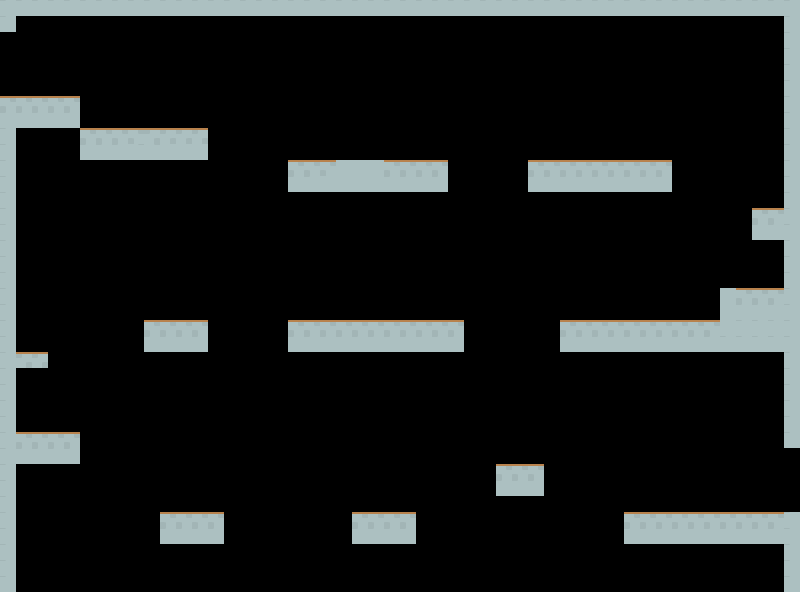

Rendered tile map (Tiled .tmx) drawn with the repository's tilesets; below, a short description and the full map source, tile grids included:
An orthogonal 50x37 tile map with 16x16 px tiles, 1 tile layer (Capa de Patrones 1).

<map version="1.2" tiledversion="1.2.0" orientation="orthogonal" renderorder="right-down" width="50" height="37" tilewidth="16" tileheight="16" infinite="0" nextlayerid="2" nextobjectid="1">
 <tileset firstgid="1" source="../assets/scenarios/patrones 16x16.tsx" />
 <layer id="1" name="Capa de Patrones 1" width="50" height="37">
  <data encoding="csv">
5199,5199,5199,5199,5199,5199,5199,5199,5199,5199,5199,5199,5199,5199,5199,5199,5199,5199,5199,5199,5199,5199,5199,5199,5199,5199,5199,5199,5199,5199,5199,5199,5199,5199,5199,5199,5199,5199,5199,5199,5199,5199,5199,5199,5199,5199,5199,5199,5199,5199,
5199,0,0,0,0,0,0,0,0,0,0,0,0,0,0,0,0,0,0,0,0,0,0,0,0,0,0,0,0,0,0,0,0,0,0,0,0,0,0,0,0,0,0,0,0,0,0,0,0,5199,
0,0,0,0,0,0,0,0,0,0,0,0,0,0,0,0,0,0,0,0,0,0,0,0,0,0,0,0,0,0,0,0,0,0,0,0,0,0,0,0,0,0,0,0,0,0,0,0,0,5199,
0,0,0,0,0,0,0,0,0,0,0,0,0,0,0,0,0,0,0,0,0,0,0,0,0,0,0,0,0,0,0,0,0,0,0,0,0,0,0,0,0,0,0,0,0,0,0,0,0,5199,
0,0,0,0,0,0,0,0,0,0,0,0,0,0,0,0,0,0,0,0,0,0,0,0,0,0,0,0,0,0,0,0,0,0,0,0,0,0,0,0,0,0,0,0,0,0,0,0,0,5199,
0,0,0,0,0,0,0,0,0,0,0,0,0,0,0,0,0,0,0,0,0,0,0,0,0,0,0,0,0,0,0,0,0,0,0,0,0,0,0,0,0,0,0,0,0,0,0,0,0,5199,
5094,5094,5094,5094,5094,0,0,0,0,0,0,0,0,0,0,0,0,0,0,0,0,0,0,0,0,0,0,0,0,0,0,0,0,0,0,0,0,0,0,0,0,0,0,0,0,0,0,0,0,5199,
5199,5199,5199,5199,5199,0,0,0,0,0,0,0,0,0,0,0,0,0,0,0,0,0,0,0,0,0,0,0,0,0,0,0,0,0,0,0,0,0,0,0,0,0,0,0,0,0,0,0,0,5199,
5199,0,0,0,0,5094,5094,5094,5094,2147488742,2147488742,2147488742,2147488742,0,0,0,0,0,0,0,0,0,0,0,0,0,0,0,0,0,0,0,0,0,0,0,0,0,0,0,0,0,0,0,0,0,0,0,0,5199,
5199,0,0,0,0,5199,5199,5199,2147488847,2147488847,2147487164,2147487164,2147487164,0,0,0,0,0,0,0,0,0,0,0,0,0,0,0,0,0,0,0,0,0,0,0,0,0,0,0,0,0,0,0,0,0,0,0,0,5199,
5199,0,0,0,0,0,0,0,0,0,0,0,0,0,0,0,0,0,5094,5094,5094,2147487587,2147487587,2147487587,5094,5094,5094,5094,0,0,0,0,0,5094,5094,5094,5094,5094,5094,5094,5094,5094,0,0,0,0,0,0,0,5199,
5199,0,0,0,0,0,0,0,0,0,0,0,0,0,0,0,0,0,5199,5199,2147487587,2147487587,2147487587,2147487587,5199,5199,5199,5199,0,0,0,0,0,5199,5199,5199,5199,5199,5199,5199,5199,5199,0,0,0,0,0,0,0,5199,
5199,0,0,0,0,0,0,0,0,0,0,0,0,0,0,0,0,0,0,0,0,0,0,0,0,0,0,0,0,0,0,0,0,0,0,0,0,0,0,0,0,0,0,0,0,0,0,0,0,5199,
5199,0,0,0,0,0,0,0,0,0,0,0,0,0,0,0,0,0,0,0,0,0,0,0,0,0,0,0,0,0,0,0,0,0,0,0,0,0,0,0,0,0,0,0,0,0,0,5094,5094,5199,
5199,0,0,0,0,0,0,0,0,0,0,0,0,0,0,0,0,0,0,0,0,0,0,0,0,0,0,0,0,0,0,0,0,0,0,0,0,0,0,0,0,0,0,0,0,0,0,5199,5199,5199,
5199,0,0,0,0,0,0,0,0,0,0,0,0,0,0,0,0,0,0,0,0,0,0,0,0,0,0,0,0,0,0,0,0,0,0,0,0,0,0,0,0,0,0,0,0,0,0,0,0,5199,
5199,0,0,0,0,0,0,0,0,0,0,0,0,0,0,0,0,0,0,0,0,0,0,0,0,0,0,0,0,0,0,0,0,0,0,0,0,0,0,0,0,0,0,0,0,0,0,0,0,5199,
5199,0,0,0,0,0,0,0,0,0,0,0,0,0,0,0,0,0,0,0,0,0,0,0,0,0,0,0,0,0,0,0,0,0,0,0,0,0,0,0,0,0,0,0,0,0,0,0,0,5199,
5199,0,0,0,0,0,0,0,0,0,0,0,0,0,0,0,0,0,0,0,0,0,0,0,0,0,0,0,0,0,0,0,0,0,0,0,0,0,0,0,0,0,0,0,0,2147487587,5094,5094,5094,5199,
5199,0,0,0,0,0,0,0,0,0,0,0,0,0,0,0,0,0,0,0,0,0,0,0,0,0,0,0,0,0,0,0,0,0,0,0,0,0,0,0,0,0,0,0,0,2147487587,5199,5199,5199,5199,
5199,0,0,0,0,0,0,0,0,5094,5094,5094,5094,0,0,0,0,0,5094,5094,5094,5094,5094,5094,5094,5094,5094,5094,5094,0,0,0,0,0,0,5094,5094,5094,5094,5094,5094,5094,5094,5094,5094,2147487587,5199,5199,5199,5199,
5199,0,0,0,0,0,0,0,0,5199,5199,5199,5199,0,0,0,0,0,5199,5199,5199,5199,5199,5199,5199,5199,5199,5199,5199,0,0,0,0,0,0,5199,5199,5199,5199,5199,5199,5199,5199,5199,5199,5199,5199,5199,5199,5199,
5199,2147488742,2147488742,0,0,0,0,0,0,0,0,0,0,0,0,0,0,0,0,0,0,0,0,0,0,0,0,0,0,0,0,0,0,0,0,0,0,0,0,0,0,0,0,0,0,0,0,0,0,5199,
5199,0,0,0,0,0,0,0,0,0,0,0,0,0,0,0,0,0,0,0,0,0,0,0,0,0,0,0,0,0,0,0,0,0,0,0,0,0,0,0,0,0,0,0,0,0,0,0,0,5199,
5199,0,0,0,0,0,0,0,0,0,0,0,0,0,0,0,0,0,0,0,0,0,0,0,0,0,0,0,0,0,0,0,0,0,0,0,0,0,0,0,0,0,0,0,0,0,0,0,0,5199,
5199,0,0,0,0,0,0,0,0,0,0,0,0,0,0,0,0,0,0,0,0,0,0,0,0,0,0,0,0,0,0,0,0,0,0,0,0,0,0,0,0,0,0,0,0,0,0,0,0,5199,
5199,0,0,0,0,0,0,0,0,0,0,0,0,0,0,0,0,0,0,0,0,0,0,0,0,0,0,0,0,0,0,0,0,0,0,0,0,0,0,0,0,0,0,0,0,0,0,0,0,5199,
5199,5094,5094,5094,5094,0,0,0,0,0,0,0,0,0,0,0,0,0,0,0,0,0,0,0,0,0,0,0,0,0,0,0,0,0,0,0,0,0,0,0,0,0,0,0,0,0,0,0,0,5199,
5199,5199,5199,5199,5199,0,0,0,0,0,0,0,0,0,0,0,0,0,0,0,0,0,0,0,0,0,0,0,0,0,0,0,0,0,0,0,0,0,0,0,0,0,0,0,0,0,0,0,0,0,
5199,0,0,0,0,0,0,0,0,0,0,0,0,0,0,0,0,0,0,0,0,0,0,0,0,0,0,0,0,0,0,5094,5094,5094,0,0,0,0,0,0,0,0,0,0,0,0,0,0,0,0,
5199,0,0,0,0,0,0,0,0,0,0,0,0,0,0,0,0,0,0,0,0,0,0,0,0,0,0,0,0,0,0,5199,5199,5199,0,0,0,0,0,0,0,0,0,0,0,0,0,0,0,0,
5199,0,0,0,0,0,0,0,0,0,0,0,0,0,0,0,0,0,0,0,0,0,0,0,0,0,0,0,0,0,0,0,0,0,0,0,0,0,0,0,0,0,0,0,0,0,0,0,0,0,
5199,0,0,0,0,0,0,0,0,0,5094,5094,5094,5094,0,0,0,0,0,0,0,0,5094,5094,5094,5094,0,0,0,0,0,0,0,0,0,0,0,0,0,5094,5094,5094,5094,5094,5094,5094,5094,5094,5094,5199,
5199,0,0,0,0,0,0,0,0,0,5199,5199,5199,5199,0,0,0,0,0,0,0,0,5199,5199,5199,5199,0,0,0,0,0,0,0,0,0,0,0,0,0,5199,5199,5199,5199,5199,5199,5199,5199,5199,5199,5199,
5199,0,0,0,0,0,0,0,0,0,0,0,0,0,0,0,0,0,0,0,0,0,0,0,0,0,0,0,0,0,0,0,0,0,0,0,0,0,0,0,0,0,0,0,0,0,0,0,0,5199,
5199,0,0,0,0,0,0,0,0,0,0,0,0,0,0,0,0,0,0,0,0,0,0,0,0,0,0,0,0,0,0,0,0,0,0,0,0,0,0,0,0,0,0,0,0,0,0,0,0,5199,
5199,0,0,0,0,0,0,0,0,0,0,0,0,0,0,0,0,0,0,0,0,0,0,0,0,0,0,0,0,0,0,0,0,0,0,0,0,0,0,0,0,0,0,0,0,0,0,0,0,5199
</data>
 </layer>
</map>
